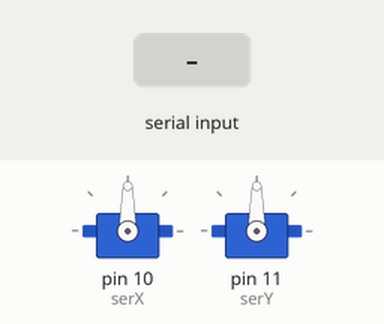
Bench run of a sketch on a simulated Arduino Uno, built with avr-gcc and run on an emulated ATmega328P. On the bench: 2 × servo. Inputs (shaded band) come from the test bench.

Above: at 1.2 s.
1.3 s: "Y" received over Serial
At 1.8 s:
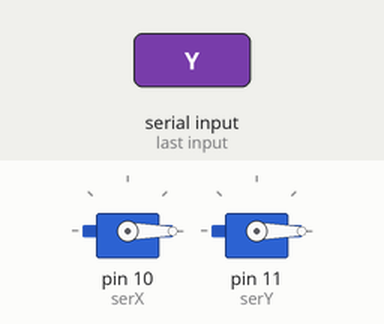
2.8 s: "30,150\n" received over Serial
At 3.1 s:
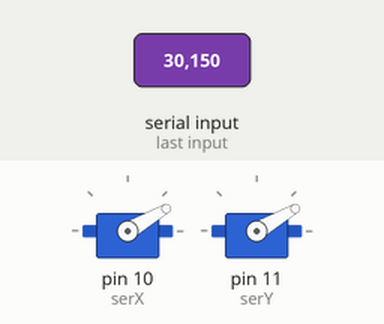
4.3 s: "200\n" received over Serial
At 5.3 s:
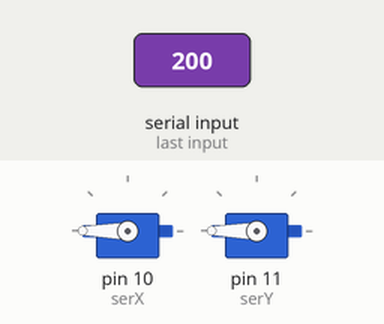
5.8 s: "X" received over Serial
At 6.3 s:
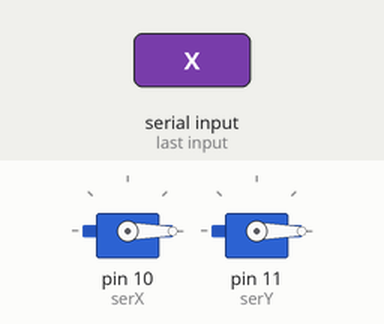
7.3 s: "90,45\n" received over Serial
At 7.7 s:
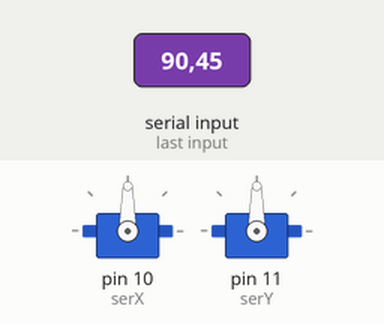
Timing chart, 0 to 9.8 s (numbered marks = the images above; inputs shaded):
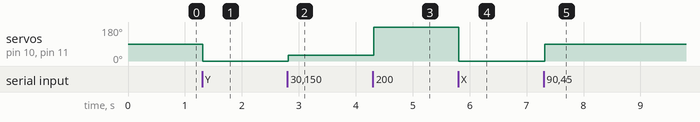

The sketch:

turret.ino
```cpp
#include<Servo.h>

Servo serX;
Servo serY;

String serialData;

void setup() {
  serX.attach(10);
  serY.attach(11);
  Serial.begin(9600);
  Serial.setTimeout(10);
}

void loop() {
  //hello world
}

void serialEvent(){
  serialData = Serial.readString();

  serX.write(dataX(serialData));
  serY.write(dataY(serialData));

}

int dataX(String data){
  data.remove(data.indexOf("Y"));
  data.remove(data.indexOf("X"), 1);

  return data.toInt();
}

int dataY(String data){
  data.remove(0, data.indexOf("Y") + 1);

  return data.toInt();
}
```

Measured:
- after the input at 1.3 s, servo on pin 10 (serX), servo on pin 11 (serY): 90° → 0° at once
- after the input at 2.8 s, servo on pin 10 (serX), servo on pin 11 (serY): 0° → 30° at once
- after the input at 4.3 s, servo on pin 10 (serX), servo on pin 11 (serY): 30° → 180° at once
- after the input at 5.8 s, servo on pin 10 (serX), servo on pin 11 (serY): 180° → 0° at once
- after the input at 7.3 s, servo on pin 10 (serX), servo on pin 11 (serY): 0° → 90° at once
